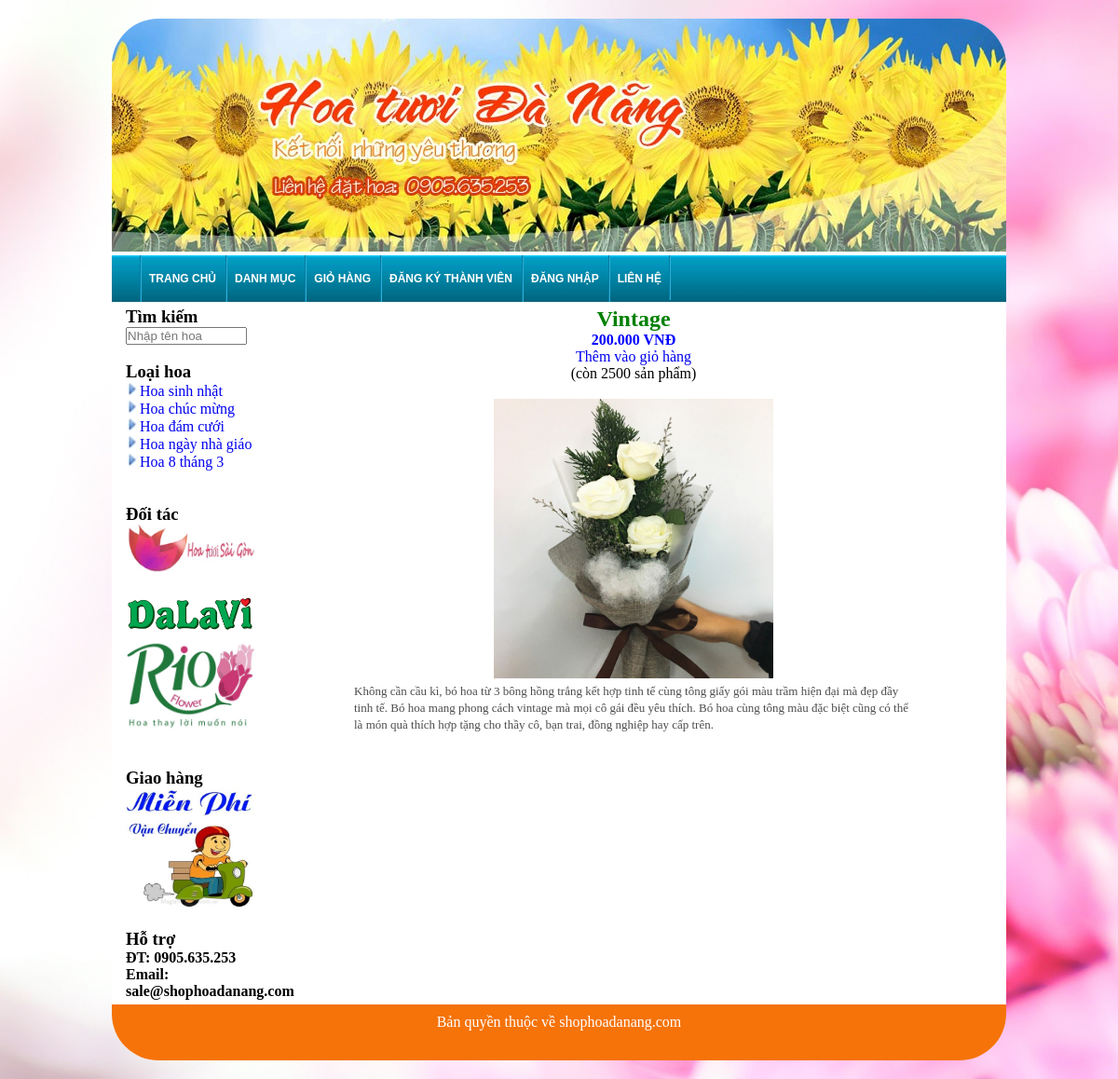
Screenshot of /chitietsanpham.php?idsanpham=27 with the database file from the repository.
### tables this page shows
CREATE TABLE IF NOT EXISTS `loaisanpham` (
`idloaisanpham` int(11) NOT NULL,
  `tenloaisanpham` varchar(50) DEFAULT NULL
);

CREATE TABLE IF NOT EXISTS `sanpham` (
`idsanpham` int(11) NOT NULL,
  `tensanpham` varchar(100) DEFAULT NULL,
  `thongtinsanpham` text,
  `anh` text,
  `giaban` int(30) DEFAULT NULL,
  `trangthai` int(1) DEFAULT NULL,
  `idloaisanpham` int(11) NOT NULL,
  `soluongton` int(11) NOT NULL,
  `giadiple` int(30) DEFAULT NULL
);

### chitietsanpham.php (the view, shortened to what this page needs)
<!DOCTYPE html>
<html>
<head>
	<link rel="stylesheet" type="text/css" href="style.css">
	<link type="text/css" href="menu.css" rel="stylesheet" />
</head>
<body>
	<div class="wrapper">
		<div class="banner">
			<img src="images/banner.jpg">
		</div>
		<?php include 'topmenu.php';?>
		<div class="content">
			<div class="leftcolumn">
				<?php include 'noidungcottrai.php';?>
			</div>
			<div class="rightcolumn">
				<?php
				$idsanpham=$_GET['idsanpham'];
				$sql="SELECT * FROM sanpham WHERE idsanpham='$idsanpham'";
				$array=mysql_fetch_array(mysql_query($sql));
				 ?>
				<center>
				<h2 style="color:green"><?php echo $array['tensanpham'];?></h2>
				<span style="color:blue;font-weight:bold;"><?php echo number_format($array['giaban'],0,",",".");?> VNĐ
				</span>
				<br>
				<?php
				if($array['soluongton']==0){
					echo "<center><span style='color:red'>Hết hàng</span></center>";
				} else {
				 ?>
				<a href="themvaogiohang.php?idsanpham=<?php echo $array['idsanpham'];?>">Thêm vào giỏ hàng</a>
				<?php } ?>
				<br>
				<center>(còn <?php echo $array['soluongton'];?> sản phẩm)</center>
				<br>
				<img src="images/upload/<?php echo $array['anh'];?>" width="300">
				</center>
				<div style="width:600px;margin:0px auto;height:200px;overflow-y:auto;"><?php echo $array['thongtinsanpham'];?></div>
			</div>
		</div>
		<div class="footer">
			Bản quyền thuộc về shophoadanang.com
		</div>
	</div>
</body>
</html>

### noidungcottrai.php (shortened to what this page needs)
<h3>Tìm kiếm</h3>
	<input type="text" name="tensanpham" id="tensanpham" placeholder="Nhập tên hoa" style="width:90%;">
<br>
<br>
<h3>Loại hoa</h3>
<?php
$sql="SELECT * FROM loaisanpham";
$result=mysql_query($sql);
while ($row=mysql_fetch_array($result)) {
 ?>
	<img src="images/arrow_right_icon.jpg "><a href="xemloaisanpham.php?idloaisanpham=<?php echo $row['idloaisanpham'];?>"><span><?php echo $row['tenloaisanpham'];?></span></a><br>
<?php }?>
<br>
<br>
<h3>Đối tác</h3>
<a href="http://hoatuoisaigon.com.vn/" target="_blank"><img src="images/hoatuoisaigon.jpg" width="100%"></a><br><br>
<a href="http://phohoadalat.com/" target="_blank"><img src="images/dalavi.jpg" width="100%"></a><br>
<a href="https://www.marry.vn/nha-cung-cap/hoa-tuoi-rio" target="_blank"><img src="images/rio.jpg" width="100%"></a><br>
<br>
<br>
<h3>Giao hàng</h3>
<img src="images/giaohangmienphi.jpg" width="100%"></a>
<br>
<br>
<h3>Hỗ trợ</h3>
<h4>ĐT: 0905.635.253</h4>
<h4>Email: sale@shophoadanang.com</h4>

### style.css (style rules this page uses)
html,* { margin:0px; padding:0px; }
body { background-image: url("images/hinhnen2.jpg"); height: 100%; background-position: center; background-repeat: no-repeat; background-size: cover; background-attachment: fixed; }
.banner, .banner img { border-radius: 50px 50px 0px 0px; }
.footer { border-radius: 0px 0px 50px 50px; }
.wrapper { margin-left: auto; margin-right: auto; width:960px; min-height: 500px; background-color:white; margin-top: 20px; margin-bottom: 20px; border-radius: 50px; }
a { text-decoration: none; }
.content { width: 100%; min-height: 500px; }
.leftcolumn { width:140px; min-height: 500px; float: left; margin-left: 10px; margin-right: 5px; padding-left: 5px; padding-right: 5px; }
.rightcolumn { width: 780px; float: left; margin-left: 5px; margin-right: 10px; }
.footer { text-align: center; background-color:#f57309; min-height: 50px; margin-top: 5px; padding-top: 10px; color:white; }

### rows the page displays
loaisanpham: tenloaisanpham "Hoa sinh nhật"
loaisanpham: tenloaisanpham "Hoa chúc mừng"
loaisanpham: tenloaisanpham "Hoa đám cưới"
loaisanpham: tenloaisanpham "Hoa ngày nhà giáo"
loaisanpham: tenloaisanpham "Hoa 8 tháng 3"
sanpham: tensanpham "Vintage", giaban "200.000", soluongton "2500", anh (picture), thongtinsanpham "Không cần cầu kì, bó hoa từ 3 bông hồng trắng kết hợp tinh tế cùng tông giấy gói màu trầm hiện đại mà đẹp đầy tinh tế. Bó hoa mang phong cách vintage mà mọi cô gái đều yêu thích. Bó hoa cùng tông màu đặc biệt cũng có thể là món quà thích hợp tặng cho thầy cô, bạn trai, đồng nghiệp hay cấp trên."
